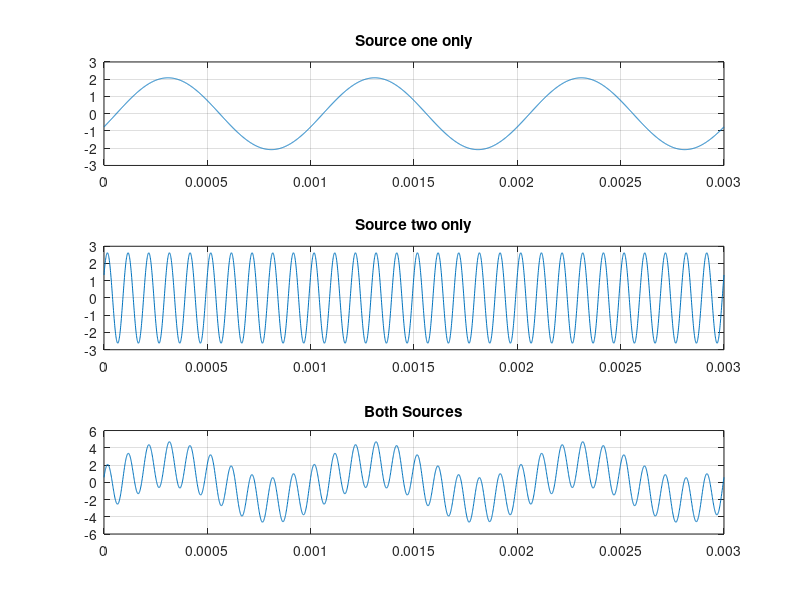

Reproduce this figure in MATLAB.

a1 = -159155j/(1000 - 159.155j);
b1 = 6.283j + a1;
Vr1 = a1/b1 * (2+0j);

M1 = abs(Vr1);
theta1 = angle(Vr1);
deg1 = theta1 * (180/pi);

a2 = 62832j/(1000 + 628.32j);
b2 = -15.915j + a2;
Vr2 = a2/b2 * (2+0j);

M2 = abs(Vr2);
theta2 = angle(Vr2);
deg2 = theta2 * (180/pi);

t = 0:0.000001:0.003;
f1 = 1000;
f2 = 10000;
w1 = 2*pi*f1;
w2 = 2*pi*f2;
Vr1 = M1*sin(w1*t + deg1);
Vr2 = M2*sin(w2*t - deg2);
Vr = Vr1 + Vr2;

subplot(311)
plot(t,Vr1)
grid on 
title('Source one only')

subplot(312)
plot(t,Vr2)
grid on 
title('Source two only')

subplot(313)
plot(t,Vr)
grid on 
title('Both Sources')
